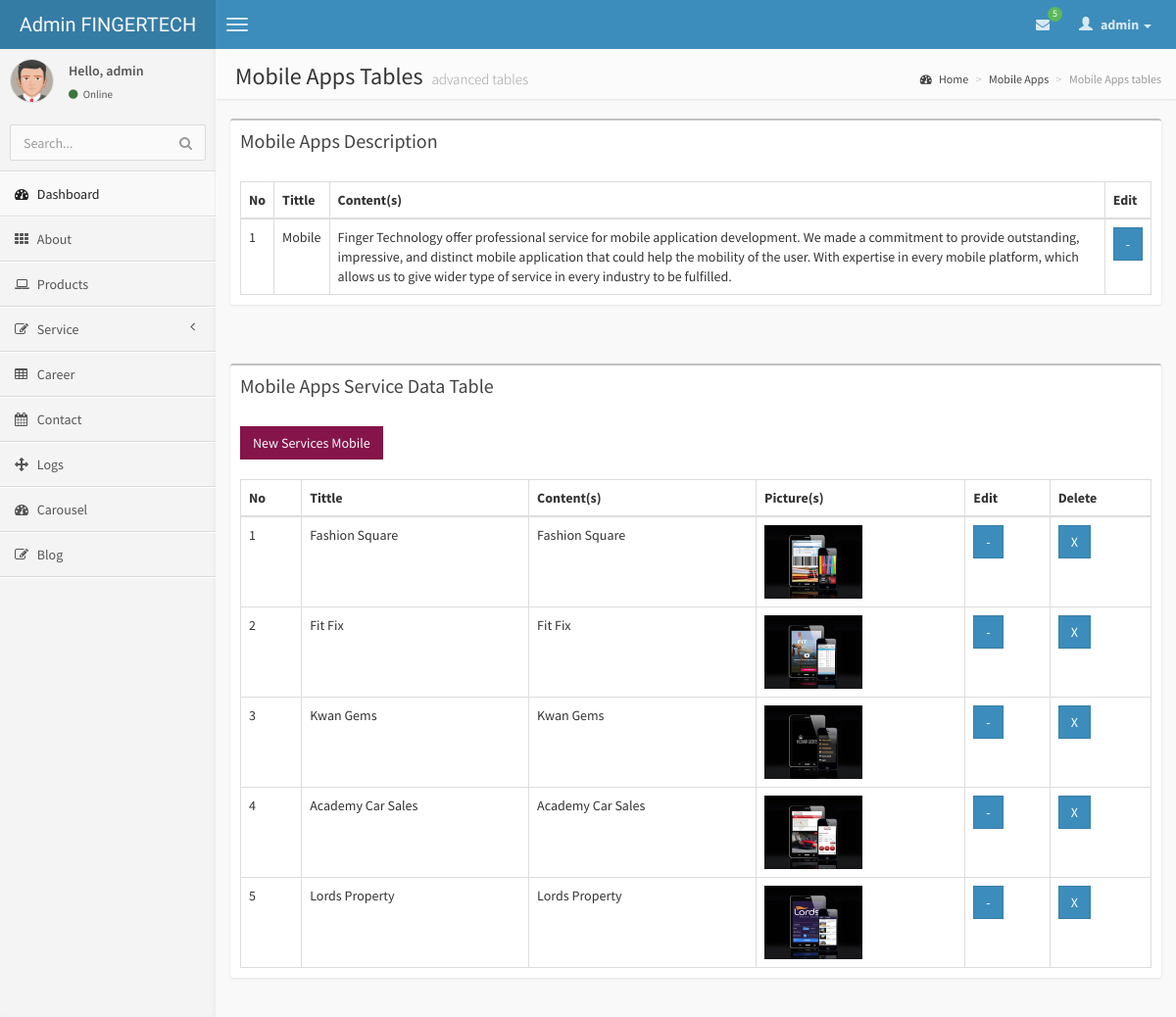
/administrators/home.php?page=mobile (signed in), run on the app's committed database.
### tables this page shows
CREATE TABLE `services` (
  `serviceid` int(11) NOT NULL AUTO_INCREMENT,
  `tittle` varchar(50) NOT NULL,
  `content` varchar(5000) NOT NULL,
  PRIMARY KEY (`serviceid`)
);

CREATE TABLE `pagemobiles` (
  `mobileid` int(11) NOT NULL AUTO_INCREMENT,
  `tittle` varchar(50) NOT NULL,
  `content` varchar(500) NOT NULL,
  `picture` varchar(50) NOT NULL,
  PRIMARY KEY (`mobileid`)
);

### administrators/mobile.php (the view, shortened to what this page needs)
<?php
if ($_SESSION['userid'])
{
include "conn.php";
$row = 20;
$hal = isset($_GET['hal']) ? $_GET['hal'] : 0;
?>
            <aside class="right-side">
                <section class="content-header">
                    <h1>
                        Mobile Apps Tables
                        <small>advanced tables</small>
                    </h1>
                    <ol class="breadcrumb">
                        <li><a href="#"><i class="fa fa-dashboard"></i> Home</a></li>
                        <li><a href="?page=mobile">Mobile Apps</a></li>
                        <li class="active">Mobile Apps tables</li>
                    </ol>
                </section>
                <section class="content">
                    <div class="row">
                        <div class="col-xs-12">
                            <div class="box">
                                <div class="box-header">
                                    <h3 class="box-title">Mobile Apps Description</h3>
                                </div>
                                <div class="box-body table-responsive">
                                    <table id="example2" class="table table-bordered table-hover">
                                        <thead>
                                            <tr>
                                                <th>No</th>
                                                <th>Tittle</th>
                                                <th>Content(s)</th>
                                                <th>Edit</th>
                                            </tr>
                                        </thead>
                                        <tbody>
										<?php
                                            $productSql = "SELECT * FROM services WHERE tittle = 'Mobile'";
                                            $productQry = mysql_query($productSql, $koneksi) or die ("Query service mobile salah : ".mysql_error());
                                            $nomor = 0;
                                            while ($productRow = mysql_fetch_array($productQry)) {
												$nomor++;
												$Kode = $productRow['serviceid'];
                                        ?>
                                            <tr>
                                                <td><?php echo $nomor; ?></td>
                                                <td><?php echo $productRow['tittle']; ?></td>
                                                <td><?php echo $productRow['content']; ?></td>
                                                <td><a href="home.php?page=mobile_edit&Kode=<?php echo $Kode; ?>" target="_self"alt="Edit Data"><button class="btn btn-primary btn-flat">-</button></a></td>
                                            </tr>
                                            <?php } ?>
                                        </tbody>
                                    </table>
                                </div>
                            </div>
                        </div>
                    </div>
                </section>
                <section class="content">
                    <div class="row">
                        <div class="col-xs-12">
                            <div class="box">
                                <div class="box-header">
                                    <h3 class="box-title">Mobile Apps Service Data Table</h3>
                                </div>
                                <a href="?page=sp_mobile_new"><button class="btn bg-maroon btn-flat margin">New Services Mobile</button></a>
                                <div class="box-body table-responsive">
                                    <table id="example2" class="table table-bordered table-hover">
                                        <thead>
                                            <tr>
                                                <th>No</th>
                                                <th>Tittle</th>
                                                <th>Content(s)</th>
                                                <th>Picture(s)</th>
                                                <th>Edit</th>
                                                <th>Delete</th>
                                            </tr>
                                        </thead>
                                        <tbody>
										<?php
                                            $productSql = "SELECT * FROM pagemobiles ORDER BY mobileid ASC LIMIT $hal, $row";
                                            $productQry = mysql_query($productSql, $koneksi) or die ("Query product salah : ".mysql_error());
                                            $nomor = 0;
                                            while ($productRow = mysql_fetch_array($productQry)) {
												$nomor++;
												$Kode = $productRow['mobileid'];
                                        ?>
                                            <tr>
                                                <td><?php echo $nomor; ?></td>
                                                <td><?php echo $productRow['tittle']; ?></td>
                                                <td><?php echo $productRow['content']; ?></td>
                                                <td><img src="../images/mobile/<?php echo $productRow['picture']; ?>" width="100"></td>
                                                <td><a href="home.php?page=sp_mobile_edit&Kode=<?php echo $Kode; ?>" target="_self"alt="Edit Data"><button class="btn btn-primary btn-flat">-</button></a></td>
                                                <td><a href="home.php?page=sp_mobile_delete&Kode=<?php echo $Kode; ?>" target="_self" alt="Delete Data" onClick="return confirm('ANDA YAKIN INGIN MENGHAPUS DATA PENTING INI ... ?')"><button class="btn btn-primary btn-flat">X</button></td>
                                            </tr>
                                            <?php } ?>
                                        </tbody>
                                    </table>
                                </div>
                            </div>
                        </div>
                    </div>
                </section>
            </aside>
<?php }else{
	echo "<script> document.location.href='akses.php?go=session'; </script>";
}
?>

### administrators/home.php (shortened to what this page needs)
<?php session_start();
if ($_SESSION['userid'])
{
	$name=$_SESSION['name'];
	$avatar=$_SESSION['avatar'];
?>
    <!DOCTYPE html>
<html>
    <head>
        <link href="css/bootstrap.min.css" rel="stylesheet" type="text/css" />
        <link href="css/font-awesome.min.css" rel="stylesheet" type="text/css" />
        <link href="css/ionicons.min.css" rel="stylesheet" type="text/css" />
        <link href="css/morris/morris.css" rel="stylesheet" type="text/css" />
        <link href="css/jvectormap/jquery-jvectormap-1.2.2.css" rel="stylesheet" type="text/css" />
        <link href="css/fullcalendar/fullcalendar.css" rel="stylesheet" type="text/css" />
        <link href="css/daterangepicker/daterangepicker-bs3.css" rel="stylesheet" type="text/css" />
        <link href="css/bootstrap-wysihtml5/bootstrap3-wysihtml5.min.css" rel="stylesheet" type="text/css" />
        <link href="css/AdminLTE.css" rel="stylesheet" type="text/css" />
    </head>
    <body class="skin-blue">
        <header class="header">
            <a href="index.html" class="logo">
                Admin FINGERTECH
            </a>
            <nav class="navbar navbar-static-top" role="navigation">
                <a href="#" class="navbar-btn sidebar-toggle" data-toggle="offcanvas" role="button">
                    <span class="icon-bar"></span>
                    <span class="icon-bar"></span>
                    <span class="icon-bar"></span>
                </a>
                <div class="navbar-right">
                    <ul class="nav navbar-nav">
                        <?php include "comment.php"; ?>
                        <li class="dropdown user user-menu">
                            <a href="#" class="dropdown-toggle" data-toggle="dropdown">
                                <i class="glyphicon glyphicon-user"></i>
                                <span><?php echo $name; ?> <i class="caret"></i></span>
                            </a>
                        </li>
                    </ul>
                </div>
            </nav>
        </header>
        <div class="wrapper row-offcanvas row-offcanvas-left">
            <aside class="left-side sidebar-offcanvas">
                <section class="sidebar">
                    <div class="user-panel">
                        <div class="pull-left image">
                            <img src="img/<?php echo $avatar; ?>" class="img-circle" alt="User Image" />
                        </div>
                        <div class="pull-left info">
                            <p>Hello, <?php echo $name; ?></p>
                            <a href="#"><i class="fa fa-circle text-success"></i> Online</a>
                        </div>
                    </div>
                    <form action="#" method="get" class="sidebar-form">
                        <div class="input-group">
                            <input type="text" name="q" class="form-control" placeholder="Search..."/>
                            <span class="input-group-btn">
                                <button type='submit' name='seach' id='search-btn' class="btn btn-flat"><i class="fa fa-search"></i></button>
                            </span>
                        </div>
                    </form>
                    <ul class="sidebar-menu">
                        <li class="active">
                            <a href="?page=welcome">
                                <i class="fa fa-dashboard"></i> <span>Dashboard</span>
                            </a>
                        </li>
                        <li>
                            <a href="?page=about">
                                <i class="fa fa-th"></i> <span>About</span>
                            </a>
                        </li>
                        <li>
                            <a href="?page=products">
                                <i class="fa fa-laptop"></i> <span>Products</span>
                            </a>
                        </li>
                        <li class="treeview">
                            <a href="#">
                                <i class="fa fa-edit"></i>
                                <span>Service</span>
                                <i class="fa fa-angle-left pull-right"></i>
                            </a>
                        </li>
                        <li>
                            <a href="?page=career">
                                <i class="fa fa-table"></i> <span>Career</span>
                            </a>
                        </li>
                        <li>
                            <a href="?page=contact">
                                <i class="fa fa-calendar"></i> <span>Contact</span>
                            </a>
                        </li>
                        <li>
                            <a href="?page=logs">
                                <i class="fa fa-arrows"></i> <span>Logs</span>
                            </a>
                        </li>
						<li>
                            <a href="?page=carousel">
                                <i class="fa fa-dashboard"></i> <span>Carousel</span>
                            </a>
                        </li>
                        <li>
                            <a href="?page=blog">
                                <i class="fa fa-edit"></i> <span>Blog</span>
                            </a>
                        </li>
                    </ul>
                </section>
            </aside>
            <?php
				include "isi.php";
			?>
        </div>
    </body>
</html>
<?php
}else{
	echo "<script> document.location.href='akses.php?go=session'; </script>";
}
?>

### administrators/comment.php (shortened to what this page needs)
<?php
$q = mysql_query('SELECT COUNT(commentid) as commentid from `comment`');
$row = mysql_fetch_assoc($q);
$number = $row['commentid'];
?>
						<li class="dropdown messages-menu">
                            <a href="#" class="dropdown-toggle" data-toggle="dropdown">
                                <i class="fa fa-envelope"></i>
                                <span class="label label-success"><?php echo $number; ?></span>
                            </a>
                        </li>

### administrators/isi.php (shortened to what this page needs)
<?php
$page = ($_GET['page']);
switch($page)
{
	case "mobile";
	include "mobile.php";
	break;
}
?>

### data on the page
services: tittle "Mobile", content "Finger Technology offer professional service for mobile application development. We made a commitment to provide outstanding, impressive, and distinct mobile application that could help the mobility of the user. With expertise in every mobile platform, which allows us to give wider type of service in every industry to be fulfilled."
pagemobiles: tittle "Fashion Square", content "Fashion Square", picture (picture)
pagemobiles: tittle "Fit Fix", content "Fit Fix", picture (picture)
pagemobiles: tittle "Kwan Gems", content "Kwan Gems", picture (picture)
pagemobiles: tittle "Academy Car Sales", content "Academy Car Sales", picture (picture)
pagemobiles: tittle "Lords Property", content "Lords Property", picture (picture)

### other printed values
$number "5"
$name "admin"
